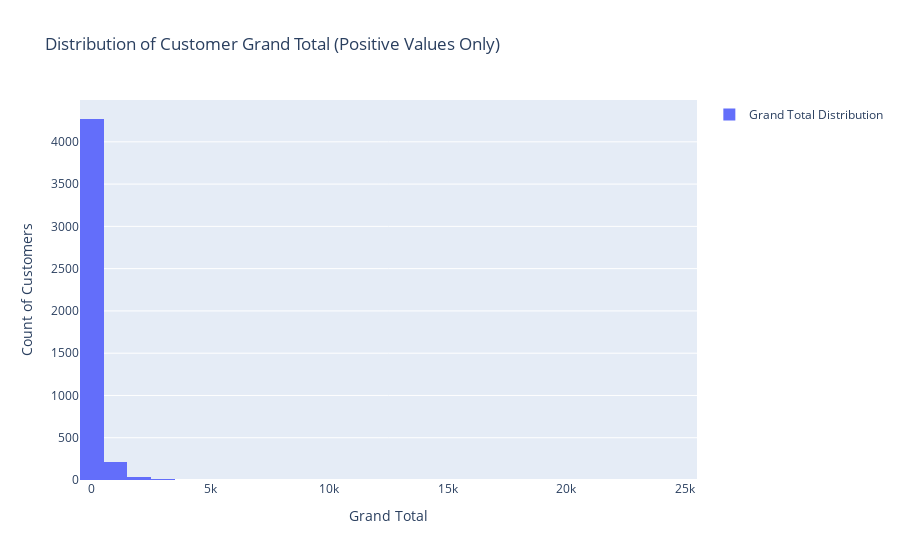

Notebook cell for this chart:
### Code cell
fig = go.Figure(data=[go.Histogram(
    x=final_df[final_df['grand_total'] >= 0]['grand_total'],  
    nbinsx=50,
    name='Grand Total Distribution'
)])

fig.update_layout(
    title='Distribution of Customer Grand Total (Positive Values Only)',
    xaxis_title='Grand Total',
    yaxis_title='Count of Customers',
    showlegend=True
)

fig.show()

### Figure 1 — Plotly figure (JSON) as saved in the notebook; plotly's stock layout.template omitted (floating-point values rounded to 4 significant figures; data arrays with more than 128 entries replaced by an {"elided": "..."} marker saying what was removed)
{"data": [{"name": "Grand Total Distribution", "nbinsx": 50, "type": "histogram", "x": {"elided": "4539 float values"}}], "layout": {"showlegend": true, "title": {"text": "Distribution of Customer Grand Total (Positive Values Only)"}, "xaxis": {"title": {"text": "Grand Total"}}, "yaxis": {"title": {"text": "Count of Customers"}}}}
